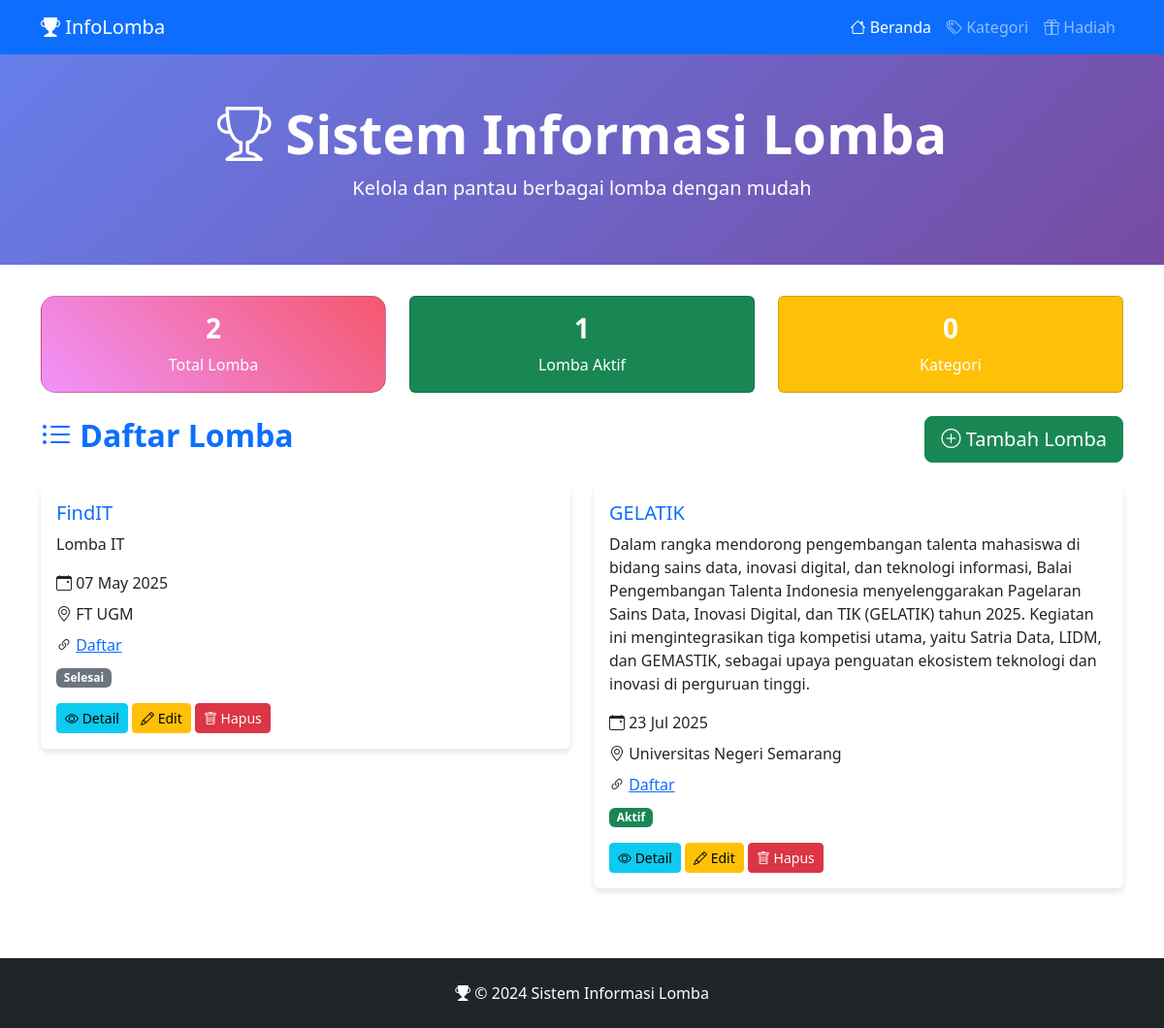
The app's page /admin/index.php with its own data.
### tables this page shows
CREATE TABLE `lomba` (
  `id_lomba` int(11) NOT NULL,
  `nama_lomba` varchar(255) NOT NULL,
  `deskripsi` text NOT NULL,
  `tgl_lomba` date NOT NULL,
  `lokasi` varchar(255) NOT NULL,
  `link_daftar` varchar(500) NOT NULL,
  `gambar` varchar(255) NOT NULL,
  `penyelenggara_lomba` varchar(255) NOT NULL,
  `updated_at` timestamp NOT NULL DEFAULT current_timestamp() ON UPDATE current_timestamp(),
  `status` enum('available','unavailable') DEFAULT 'available'
);

### admin/index.php (the view, shortened to what this page needs)
<?php
include 'config.php';
$query = $conn->query('SELECT * FROM lomba');
$lombas = $query->fetch_all(MYSQLI_ASSOC);
$total_lomba = count($lombas);
$active_query = mysqli_query($conn, "SELECT COUNT(*) as count FROM lomba WHERE tgl_lomba >= CURDATE()");
$active_count = mysqli_fetch_assoc($active_query)['count'] ?? 0;
$category_query = mysqli_query($conn, "SELECT COUNT(*) as count FROM kategori");
$category_count = mysqli_fetch_assoc($category_query)['count'] ?? 0;
?>
<!DOCTYPE html>
<html lang="id">
<head>
    <link href="https://cdn.jsdelivr.net/npm/bootstrap@5.3.3/dist/css/bootstrap.min.css" rel="stylesheet">
    <link href="https://cdn.jsdelivr.net/npm/bootstrap-icons@1.11.3/font/bootstrap-icons.css" rel="stylesheet">
</head>
<body>
<nav class="navbar navbar-expand-lg navbar-dark bg-primary">
    <div class="container">
        <a class="navbar-brand" href="#"><i class="bi bi-trophy-fill"></i> InfoLomba</a>
        <div class="collapse navbar-collapse" id="navbarNav">
            <ul class="navbar-nav ms-auto">
                <li class="nav-item"><a class="nav-link active" href="index.php"><i class="bi bi-house"></i> Beranda</a></li>
                <li class="nav-item"><a class="nav-link" href="kategori.php"><i class="bi bi-tags"></i> Kategori</a></li>
                <li class="nav-item"><a class="nav-link" href="hadiah.php"><i class="bi bi-gift"></i> Hadiah</a></li>
            </ul>
        </div>
    </div>
</nav>
<div class="hero-section text-center">
    <div class="container">
        <h1 class="display-4 fw-bold"><i class="bi bi-trophy"></i> Sistem Informasi Lomba</h1>
        <p class="lead">Kelola dan pantau berbagai lomba dengan mudah</p>
    </div>
</div>
<div class="container">
    <div class="row mb-4">
        <div class="col-md-4">
            <div class="card stats-card text-center p-3">
                <h3 class="fw-bold"><?= $total_lomba ?></h3>
                <p class="mb-0">Total Lomba</p>
            </div>
        </div>
        <div class="col-md-4">
            <div class="card bg-success text-white text-center p-3">
                <h3 class="fw-bold"><?= $active_count ?></h3>
                <p class="mb-0">Lomba Aktif</p>
            </div>
        </div>
        <div class="col-md-4">
            <div class="card bg-warning text-white text-center p-3">
                <h3 class="fw-bold"><?= $category_count ?></h3>
                <p class="mb-0">Kategori</p>
            </div>
        </div>
    </div>
    <div class="d-flex justify-content-between align-items-center mb-4">
        <h2 class="fw-bold text-primary"><i class="bi bi-list-ul"></i> Daftar Lomba</h2>
        <a href="tambah.php" class="btn btn-success btn-lg"><i class="bi bi-plus-circle"></i> Tambah Lomba</a>
    </div>
    <?php if ($total_lomba > 0): ?>
        <div class="row">
            <?php foreach ($lombas as $index => $lomba):
                $is_active = strtotime($lomba['tgl_lomba']) >= time();
                $status_class = $is_active ? 'success' : 'secondary';
            ?>
            <div class="col-md-6 mb-4">
                <div class="card card-lomba">
                    <div class="card-body">
                        <h5 class="card-title text-primary"><?= htmlspecialchars($lomba['nama_lomba']) ?></h5>
                        <p><?= nl2br(htmlspecialchars($lomba['deskripsi'])) ?></p>
                        <div class="mb-2">
                            <i class="bi bi-calendar-event"></i>
                            <?= date('d M Y', strtotime($lomba['tgl_lomba'])) ?>
                        </div>
                        <div class="mb-2">
                            <i class="bi bi-geo-alt"></i> <?= htmlspecialchars($lomba['lokasi']) ?>
                        </div>
                        <div class="mb-2">
                            <i class="bi bi-link-45deg"></i>
                            <a href="<?= htmlspecialchars($lomba['link_daftar']) ?>" target="_blank">Daftar</a>
                        </div>
                        <span class="badge bg-<?= $status_class ?>"><?= $is_active ? 'Aktif' : 'Selesai' ?></span>
                        <div class="mt-3">
                            <a href="detail.php?id=<?= $lomba['id_lomba'] ?>" class="btn btn-info btn-sm">
                                <i class="bi bi-eye"></i> Detail
                            </a>
                            <a href="edit.php?id=<?= $lomba['id_lomba'] ?>" class="btn btn-warning btn-sm">
                                <i class="bi bi-pencil"></i> Edit
                            </a>
                            <a href="hapus.php?id=<?= $lomba['id_lomba'] ?>" class="btn btn-danger btn-sm"
                               onclick="return confirm('Yakin ingin menghapus lomba ini?')">
                                <i class="bi bi-trash"></i> Hapus
                            </a>
                        </div>
                    </div>
                </div>
            </div>
            <?php endforeach; ?>
        </div>
    <?php endif; ?>
</div>
<footer class="bg-dark text-white text-center py-4 mt-5">
    <div class="container">
        <p class="mb-0"><i class="bi bi-trophy-fill"></i> &copy; 2024 Sistem Informasi Lomba</p>
    </div>
</footer>
</body>
</html>

### admin/index.php (style rules this page uses)
.hero-section { background: linear-gradient(135deg, #667eea 0%, #764ba2 100%); color: white; padding: 3rem 0; margin-bottom: 2rem; }
.card-lomba { border: none; box-shadow: 0 4px 6px rgba(0, 0, 0, 0.1); transition: transform 0.3s ease; }
.stats-card { background: linear-gradient(45deg, #f093fb 0%, #f5576c 100%); color: white; border-radius: 15px; }

### records on screen
lomba: nama_lomba "FindIT", deskripsi "Lomba IT", tgl_lomba "07 May 2025", lokasi "FT UGM", shows "Selesai"
lomba: nama_lomba "GELATIK", deskripsi "Dalam rangka mendorong pengembangan talenta mahasiswa di bidang sains data, inovasi digital, dan teknologi informasi, Balai Pengembangan Talenta Indonesia menyelenggarakan Pagelaran Sains Data, Inovasi Digital, dan TIK (GELATIK) tahun 2025. Kegiatan ini mengintegrasikan tiga kompetisi utama, yaitu Satria Data, LIDM, dan GEMASTIK, sebagai upaya penguatan ekosistem teknologi dan inovasi di perguruan tinggi.", tgl_lomba "23 Jul 2025", lokasi "Universitas Negeri Semarang", shows "Aktif"

### other values on screen
$total_lomba "2"
$active_count "1"
$category_count "0"
